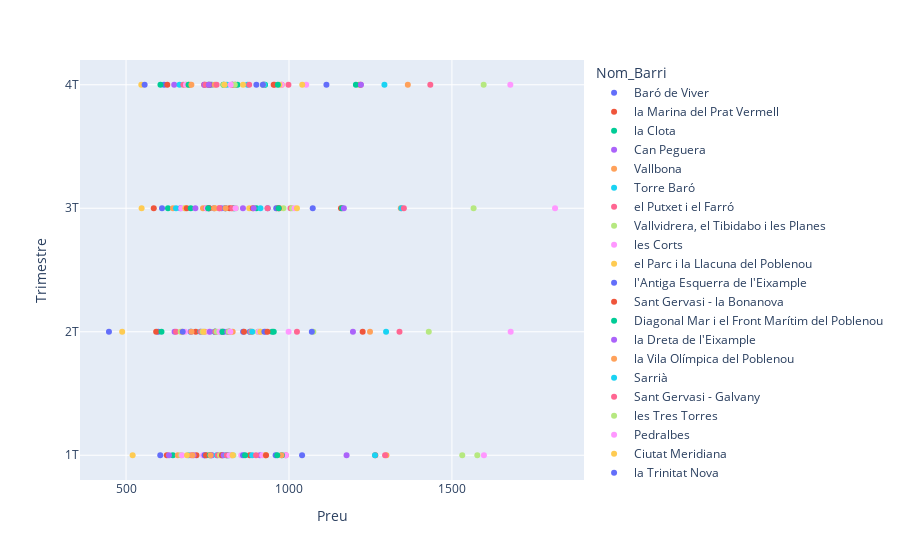

Here is the notebook cell this chart was saved with:
### Markdown cell above
**- Tres variables (Barri, Trimestre i Preu)**

### Code cell
copialloguerEurosmes= lloguerEurosmes.copy()#Faig una copia de la bdd per fer un nou dataset
copialloguerEurosmes= copialloguerEurosmes.loc[:, ["Preu","Trimestre","Nom_Barri"]].reset_index()
fig = px.scatter(copialloguerEurosmes, x="Preu", y="Trimestre", color="Nom_Barri")
fig.update_layout(yaxis=dict( 
    tickvals=[1, 2, 3, 4],
    ticktext=['1T', '2T', '3T', '4T'] ))#He posat aquesta funció perque m'agafava trimestres 1,5 2,5 i 3,5 perque agafi nomes els 4 valors
fig.show()

### Figure 1 — Plotly figure (JSON) as saved in the notebook; plotly's stock layout.template omitted (floating-point values rounded to 4 significant figures)
{"data": [{"hovertemplate": "Nom_Barri=Baró de Viver<br>Preu=%{x}<br>Trimestre=%{y}<extra></extra>", "legendgroup": "Baró de Viver", "marker": {"color": "#636efa", "symbol": "circle"}, "mode": "markers", "name": "Baró de Viver", "orientation": "v", "showlegend": true, "type": "scatter", "x": [null, null, 447.5, 616.7], "xaxis": "x", "y": [1, 3, 2, 4], "yaxis": "y"}, {"hovertemplate": "Nom_Barri=la Marina del Prat Vermell<br>Preu=%{x}<br>Trimestre=%{y}<extra></extra>", "legendgroup": "la Marina del Prat Vermell", "marker": {"color": "#EF553B", "symbol": "circle"}, "mode": "markers", "name": "la Marina del Prat Vermell", "orientation": "v", "showlegend": true, "type": "scatter", "x": [null, null, null, null], "xaxis": "x", "y": [2, 3, 1, 4], "yaxis": "y"}, {"hovertemplate": "Nom_Barri=la Clota<br>Preu=%{x}<br>Trimestre=%{y}<extra></extra>", "legendgroup": "la Clota", "marker": {"color": "#00cc96", "symbol": "circle"}, "mode": "markers", "name": "la Clota", "orientation": "v", "showlegend": true, "type": "scatter", "x": [null, null, null, null], "xaxis": "x", "y": [2, 3, 1, 4], "yaxis": "y"}, {"hovertemplate": "Nom_Barri=Can Peguera<br>Preu=%{x}<br>Trimestre=%{y}<extra></extra>", "legendgroup": "Can Peguera", "marker": {"color": "#ab63fa", "symbol": "circle"}, "mode": "markers", "name": "Can Peguera", "orientation": "v", "showlegend": true, "type": "scatter", "x": [null, null, null, null], "xaxis": "x", "y": [2, 3, 1, 4], "yaxis": "y"}, {"hovertemplate": "Nom_Barri=Vallbona<br>Preu=%{x}<br>Trimestre=%{y}<extra></extra>", "legendgroup": "Vallbona", "marker": {"color": "#FFA15A", "symbol": "circle"}, "mode": "markers", "name": "Vallbona", "orientation": "v", "showlegend": true, "type": "scatter", "x": [null, null, null, null], "xaxis": "x", "y": [3, 2, 1, 4], "yaxis": "y"}, {"hovertemplate": "Nom_Barri=Torre Baró<br>Preu=%{x}<br>Trimestre=%{y}<extra></extra>", "legendgroup": "Torre Baró", "marker": {"color": "#19d3f3", "symbol": "circle"}, "mode": "markers", "name": "Torre Baró", "orientation": "v", "showlegend": true, "type": "scatter", "x": [null, null, null, null], "xaxis": "x", "y": [3, 2, 1, 4], "yaxis": "y"}, {"hovertemplate": "Nom_Barri=el Putxet i el Farró<br>Preu=%{x}<br>Trimestre=%{y}<extra></extra>", "legendgroup": "el Putxet i el Farró", "marker": {"color": "#FF6692", "symbol": "circle"}, "mode": "markers", "name": "el Putxet i el Farró", "orientation": "v", "showlegend": true, "type": "scatter", "x": [1005.0, 1024.0, 990.1, 998.3], "xaxis": "x", "y": [3, 2, 1, 4], "yaxis": "y"}, {"hovertemplate": "Nom_Barri=Vallvidrera, el Tibidabo i les Planes<br>Preu=%{x}<br>Trimestre=%{y}<extra></extra>", "legendgroup": "Vallvidrera, el Tibidabo i les Planes", "marker": {"color": "#B6E880", "symbol": "circle"}, "mode": "markers", "name": "Vallvidrera, el Tibidabo i les Planes", "orientation": "v", "showlegend": true, "type": "scatter", "x": [1010.0, 1075.0, 1214.0, 1532.0], "xaxis": "x", "y": [3, 2, 4, 1], "yaxis": "y"}, {"hovertemplate": "Nom_Barri=les Corts<br>Preu=%{x}<br>Trimestre=%{y}<extra></extra>", "legendgroup": "les Corts", "marker": {"color": "#FF97FF", "symbol": "circle"}, "mode": "markers", "name": "les Corts", "orientation": "v", "showlegend": true, "type": "scatter", "x": [1017, 1053.0, 990.3, 998.8], "xaxis": "x", "y": [3, 4, 1, 2], "yaxis": "y"}, {"hovertemplate": "Nom_Barri=el Parc i la Llacuna del Poblenou<br>Preu=%{x}<br>Trimestre=%{y}<extra></extra>", "legendgroup": "el Parc i la Llacuna del Poblenou", "marker": {"color": "#FECB52", "symbol": "circle"}, "mode": "markers", "name": "el Parc i la Llacuna del Poblenou", "orientation": "v", "showlegend": true, "type": "scatter", "x": [1024.0, 1041.0, 911.1, 927.5], "xaxis": "x", "y": [3, 4, 2, 1], "yaxis": "y"}, {"hovertemplate": "Nom_Barri=l'Antiga Esquerra de l'Eixample<br>Preu=%{x}<br>Trimestre=%{y}<extra></extra>", "legendgroup": "l'Antiga Esquerra de l'Eixample", "marker": {"color": "#636efa", "symbol": "circle"}, "mode": "markers", "name": "l'Antiga Esquerra de l'Eixample", "orientation": "v", "showlegend": true, "type": "scatter", "x": [1040.0, 1070.0, 1073.0, 1115.0], "xaxis": "x", "y": [1, 2, 3, 4], "yaxis": "y"}, {"hovertemplate": "Nom_Barri=Sant Gervasi - la Bonanova<br>Preu=%{x}<br>Trimestre=%{y}<extra></extra>", "legendgroup": "Sant Gervasi - la Bonanova", "marker": {"color": "#EF553B", "symbol": "circle"}, "mode": "markers", "name": "Sant Gervasi - la Bonanova", "orientation": "v", "showlegend": true, "type": "scatter", "x": [1160.0, 1220.0, 1226.0, 1265.0], "xaxis": "x", "y": [3, 4, 2, 1], "yaxis": "y"}, {"hovertemplate": "Nom_Barri=Diagonal Mar i el Front Marítim del Poblenou<br>Preu=%{x}<br>Trimestre=%{y}<extra></extra>", "legendgroup": "Diagonal Mar i el Front Marítim del Poblenou", "marker": {"color": "#00cc96", "symbol": "circle"}, "mode": "markers", "name": "Diagonal Mar i el Front Marítim del Poblenou", "orientation": "v", "showlegend": true, "type": "scatter", "x": [1163.0, 1205.0, 948.3, 978.4], "xaxis": "x", "y": [3, 4, 2, 1], "yaxis": "y"}, {"hovertemplate": "Nom_Barri=la Dreta de l'Eixample<br>Preu=%{x}<br>Trimestre=%{y}<extra></extra>", "legendgroup": "la Dreta de l'Eixample", "marker": {"color": "#ab63fa", "symbol": "circle"}, "mode": "markers", "name": "la Dreta de l'Eixample", "orientation": "v", "showlegend": true, "type": "scatter", "x": [1168.0, 1177.0, 1196.0, 1221.0], "xaxis": "x", "y": [3, 1, 2, 4], "yaxis": "y"}, {"hovertemplate": "Nom_Barri=la Vila Olímpica del Poblenou<br>Preu=%{x}<br>Trimestre=%{y}<extra></extra>", "legendgroup": "la Vila Olímpica del Poblenou", "marker": {"color": "#FFA15A", "symbol": "circle"}, "mode": "markers", "name": "la Vila Olímpica del Poblenou", "orientation": "v", "showlegend": true, "type": "scatter", "x": [1249.0, 1299.0, 1343.0, 1365.0], "xaxis": "x", "y": [2, 1, 3, 4], "yaxis": "y"}, {"hovertemplate": "Nom_Barri=Sarrià<br>Preu=%{x}<br>Trimestre=%{y}<extra></extra>", "legendgroup": "Sarrià", "marker": {"color": "#19d3f3", "symbol": "circle"}, "mode": "markers", "name": "Sarrià", "orientation": "v", "showlegend": true, "type": "scatter", "x": [1264.0, 1293.0, 1298, 1345.0], "xaxis": "x", "y": [1, 4, 2, 3], "yaxis": "y"}, {"hovertemplate": "Nom_Barri=Sant Gervasi - Galvany<br>Preu=%{x}<br>Trimestre=%{y}<extra></extra>", "legendgroup": "Sant Gervasi - Galvany", "marker": {"color": "#FF6692", "symbol": "circle"}, "mode": "markers", "name": "Sant Gervasi - Galvany", "orientation": "v", "showlegend": true, "type": "scatter", "x": [1295.0, 1339.0, 1352.0, 1434.0], "xaxis": "x", "y": [1, 2, 3, 4], "yaxis": "y"}, {"hovertemplate": "Nom_Barri=les Tres Torres<br>Preu=%{x}<br>Trimestre=%{y}<extra></extra>", "legendgroup": "les Tres Torres", "marker": {"color": "#B6E880", "symbol": "circle"}, "mode": "markers", "name": "les Tres Torres", "orientation": "v", "showlegend": true, "type": "scatter", "x": [1429, 1566.0, 1578, 1597.0], "xaxis": "x", "y": [2, 3, 1, 4], "yaxis": "y"}, {"hovertemplate": "Nom_Barri=Pedralbes<br>Preu=%{x}<br>Trimestre=%{y}<extra></extra>", "legendgroup": "Pedralbes", "marker": {"color": "#FF97FF", "symbol": "circle"}, "mode": "markers", "name": "Pedralbes", "orientation": "v", "showlegend": true, "type": "scatter", "x": [1598.0, 1679.0, 1680.0, 1816.0], "xaxis": "x", "y": [1, 4, 2, 3], "yaxis": "y"}, {"hovertemplate": "Nom_Barri=Ciutat Meridiana<br>Preu=%{x}<br>Trimestre=%{y}<extra></extra>", "legendgroup": "Ciutat Meridiana", "marker": {"color": "#FECB52", "symbol": "circle"}, "mode": "markers", "name": "Ciutat Meridiana", "orientation": "v", "showlegend": true, "type": "scatter", "x": [488.1, 520.2, 546.8, 547.7], "xaxis": "x", "y": [2, 1, 4, 3], "yaxis": "y"}, {"hovertemplate": "Nom_Barri=la Trinitat Nova<br>Preu=%{x}<br>Trimestre=%{y}<extra></extra>", "legendgroup": "la Trinitat Nova", "marker": {"color": "#636efa", "symbol": "circle"}, "mode": "markers", "name": "la Trinitat Nova", "orientation": "v", "showlegend": true, "type": "scatter", "x": [557, 598.6, 605, 610.4], "xaxis": "x", "y": [4, 2, 1, 3], "yaxis": "y"}, {"hovertemplate": "Nom_Barri=la Trinitat Vella<br>Preu=%{x}<br>Trimestre=%{y}<extra></extra>", "legendgroup": "la Trinitat Vella", "marker": {"color": "#EF553B", "symbol": "circle"}, "mode": "markers", "name": "la Trinitat Vella", "orientation": "v", "showlegend": true, "type": "scatter", "x": [585, 592.4, 625.1, 626.6], "xaxis": "x", "y": [3, 2, 1, 4], "yaxis": "y"}, {"hovertemplate": "Nom_Barri=les Roquetes<br>Preu=%{x}<br>Trimestre=%{y}<extra></extra>", "legendgroup": "les Roquetes", "marker": {"color": "#00cc96", "symbol": "circle"}, "mode": "markers", "name": "les Roquetes", "orientation": "v", "showlegend": true, "type": "scatter", "x": [605.5, 608.7, 628.7, 643.6], "xaxis": "x", "y": [4, 2, 3, 1], "yaxis": "y"}, {"hovertemplate": "Nom_Barri=Verdun<br>Preu=%{x}<br>Trimestre=%{y}<extra></extra>", "legendgroup": "Verdun", "marker": {"color": "#ab63fa", "symbol": "circle"}, "mode": "markers", "name": "Verdun", "orientation": "v", "showlegend": true, "type": "scatter", "x": [631.6, 647.7, 648.9, 666.6], "xaxis": "x", "y": [1, 4, 2, 3], "yaxis": "y"}, {"hovertemplate": "Nom_Barri=el Bon Pastor<br>Preu=%{x}<br>Trimestre=%{y}<extra></extra>", "legendgroup": "el Bon Pastor", "marker": {"color": "#FFA15A", "symbol": "circle"}, "mode": "markers", "name": "el Bon Pastor", "orientation": "v", "showlegend": true, "type": "scatter", "x": [644.1, 658.9, 696.8, 741.9], "xaxis": "x", "y": [3, 1, 4, 2], "yaxis": "y"}, {"hovertemplate": "Nom_Barri=la Guineueta<br>Preu=%{x}<br>Trimestre=%{y}<extra></extra>", "legendgroup": "la Guineueta", "marker": {"color": "#19d3f3", "symbol": "circle"}, "mode": "markers", "name": "la Guineueta", "orientation": "v", "showlegend": true, "type": "scatter", "x": [653.2, 664.2, 691.6, 698.3], "xaxis": "x", "y": [3, 4, 1, 2], "yaxis": "y"}, {"hovertemplate": "Nom_Barri=Sant Genís dels Agudells<br>Preu=%{x}<br>Trimestre=%{y}<extra></extra>", "legendgroup": "Sant Genís dels Agudells", "marker": {"color": "#FF6692", "symbol": "circle"}, "mode": "markers", "name": "Sant Genís dels Agudells", "orientation": "v", "showlegend": true, "type": "scatter", "x": [653.5, 675.7, 700.5, 785.6], "xaxis": "x", "y": [2, 4, 1, 3], "yaxis": "y"}, {"hovertemplate": "Nom_Barri=el Carmel<br>Preu=%{x}<br>Trimestre=%{y}<extra></extra>", "legendgroup": "el Carmel", "marker": {"color": "#B6E880", "symbol": "circle"}, "mode": "markers", "name": "el Carmel", "orientation": "v", "showlegend": true, "type": "scatter", "x": [667.6, 668.8, 679.3, 683.8], "xaxis": "x", "y": [2, 1, 3, 4], "yaxis": "y"}, {"hovertemplate": "Nom_Barri=la Prosperitat<br>Preu=%{x}<br>Trimestre=%{y}<extra></extra>", "legendgroup": "la Prosperitat", "marker": {"color": "#FF97FF", "symbol": "circle"}, "mode": "markers", "name": "la Prosperitat", "orientation": "v", "showlegend": true, "type": "scatter", "x": [669.5, 671.8, 680.9, 683.9], "xaxis": "x", "y": [3, 1, 2, 4], "yaxis": "y"}, {"hovertemplate": "Nom_Barri=el Turó de la Peira<br>Preu=%{x}<br>Trimestre=%{y}<extra></extra>", "legendgroup": "el Turó de la Peira", "marker": {"color": "#FECB52", "symbol": "circle"}, "mode": "markers", "name": "el Turó de la Peira", "orientation": "v", "showlegend": true, "type": "scatter", "x": [671.8, 681.8, 687.2, 691.9], "xaxis": "x", "y": [2, 3, 1, 4], "yaxis": "y"}, {"hovertemplate": "Nom_Barri=Canyelles<br>Preu=%{x}<br>Trimestre=%{y}<extra></extra>", "legendgroup": "Canyelles", "marker": {"color": "#636efa", "symbol": "circle"}, "mode": "markers", "name": "Canyelles", "orientation": "v", "showlegend": true, "type": "scatter", "x": [673.8, 762.5, 763.3, 769.9], "xaxis": "x", "y": [2, 1, 4, 3], "yaxis": "y"}, {"hovertemplate": "Nom_Barri=la Teixonera<br>Preu=%{x}<br>Trimestre=%{y}<extra></extra>", "legendgroup": "la Teixonera", "marker": {"color": "#EF553B", "symbol": "circle"}, "mode": "markers", "name": "la Teixonera", "orientation": "v", "showlegend": true, "type": "scatter", "x": [686.3, 713.8, 716.1, 739.7], "xaxis": "x", "y": [3, 2, 1, 4], "yaxis": "y"}, {"hovertemplate": "Nom_Barri=la Marina de Port<br>Preu=%{x}<br>Trimestre=%{y}<extra></extra>", "legendgroup": "la Marina de Port", "marker": {"color": "#00cc96", "symbol": "circle"}, "mode": "markers", "name": "la Marina de Port", "orientation": "v", "showlegend": true, "type": "scatter", "x": [691.9, 698.5, 772.4, 810.6], "xaxis": "x", "y": [4, 3, 2, 1], "yaxis": "y"}, {"hovertemplate": "Nom_Barri=Porta<br>Preu=%{x}<br>Trimestre=%{y}<extra></extra>", "legendgroup": "Porta", "marker": {"color": "#ab63fa", "symbol": "circle"}, "mode": "markers", "name": "Porta", "orientation": "v", "showlegend": true, "type": "scatter", "x": [698.5, 707.2, 712.8, 740.4], "xaxis": "x", "y": [2, 1, 3, 4], "yaxis": "y"}, {"hovertemplate": "Nom_Barri=el Besòs i el Maresme<br>Preu=%{x}<br>Trimestre=%{y}<extra></extra>", "legendgroup": "el Besòs i el Maresme", "marker": {"color": "#FFA15A", "symbol": "circle"}, "mode": "markers", "name": "el Besòs i el Maresme", "orientation": "v", "showlegend": true, "type": "scatter", "x": [700.5, 700.8, 704.2, 736.1], "xaxis": "x", "y": [4, 2, 1, 3], "yaxis": "y"}, {"hovertemplate": "Nom_Barri=la Verneda i la Pau<br>Preu=%{x}<br>Trimestre=%{y}<extra></extra>", "legendgroup": "la Verneda i la Pau", "marker": {"color": "#19d3f3", "symbol": "circle"}, "mode": "markers", "name": "la Verneda i la Pau", "orientation": "v", "showlegend": true, "type": "scatter", "x": [728.2, 740.8, 752, 752.9], "xaxis": "x", "y": [2, 1, 4, 3], "yaxis": "y"}, {"hovertemplate": "Nom_Barri=Montbau<br>Preu=%{x}<br>Trimestre=%{y}<extra></extra>", "legendgroup": "Montbau", "marker": {"color": "#FF6692", "symbol": "circle"}, "mode": "markers", "name": "Montbau", "orientation": "v", "showlegend": true, "type": "scatter", "x": [729.9, 741.4, 744.2, 745.9], "xaxis": "x", "y": [2, 1, 4, 3], "yaxis": "y"}, {"hovertemplate": "Nom_Barri=Horta<br>Preu=%{x}<br>Trimestre=%{y}<extra></extra>", "legendgroup": "Horta", "marker": {"color": "#B6E880", "symbol": "circle"}, "mode": "markers", "name": "Horta", "orientation": "v", "showlegend": true, "type": "scatter", "x": [734.9, 747.4, 754.9, 760.4], "xaxis": "x", "y": [2, 1, 3, 4], "yaxis": "y"}, {"hovertemplate": "Nom_Barri=Vilapicina i la Torre Llobeta<br>Preu=%{x}<br>Trimestre=%{y}<extra></extra>", "legendgroup": "Vilapicina i la Torre Llobeta", "marker": {"color": "#FF97FF", "symbol": "circle"}, "mode": "markers", "name": "Vilapicina i la Torre Llobeta", "orientation": "v", "showlegend": true, "type": "scatter", "x": [736.5, 747.5, 754.4, 803.7], "xaxis": "x", "y": [1, 3, 2, 4], "yaxis": "y"}, {"hovertemplate": "Nom_Barri=la Sagrera<br>Preu=%{x}<br>Trimestre=%{y}<extra></extra>", "legendgroup": "la Sagrera", "marker": {"color": "#FECB52", "symbol": "circle"}, "mode": "markers", "name": "la Sagrera", "orientation": "v", "showlegend": true, "type": "scatter", "x": [737.4, 759.3, 772.8, 798.6], "xaxis": "x", "y": [2, 1, 3, 4], "yaxis": "y"}, {"hovertemplate": "Nom_Barri=Can Baró<br>Preu=%{x}<br>Trimestre=%{y}<extra></extra>", "legendgroup": "Can Baró", "marker": {"color": "#636efa", "symbol": "circle"}, "mode": "markers", "name": "Can Baró", "orientation": "v", "showlegend": true, "type": "scatter", "x": [741.1, 753.7, 757.7, 773.5], "xaxis": "x", "y": [1, 3, 4, 2], "yaxis": "y"}, {"hovertemplate": "Nom_Barri=el Coll<br>Preu=%{x}<br>Trimestre=%{y}<extra></extra>", "legendgroup": "el Coll", "marker": {"color": "#EF553B", "symbol": "circle"}, "mode": "markers", "name": "el Coll", "orientation": "v", "showlegend": true, "type": "scatter", "x": [745.4, 754.5, 755.5, 796.8], "xaxis": "x", "y": [1, 4, 3, 2], "yaxis": "y"}, {"hovertemplate": "Nom_Barri=el Congrés i els Indians<br>Preu=%{x}<br>Trimestre=%{y}<extra></extra>", "legendgroup": "el Congrés i els Indians", "marker": {"color": "#00cc96", "symbol": "circle"}, "mode": "markers", "name": "el Congrés i els Indians", "orientation": "v", "showlegend": true, "type": "scatter", "x": [751.9, 756.9, 791.3, 799.2], "xaxis": "x", "y": [3, 1, 2, 4], "yaxis": "y"}, {"hovertemplate": "Nom_Barri=Sant Andreu<br>Preu=%{x}<br>Trimestre=%{y}<extra></extra>", "legendgroup": "Sant Andreu", "marker": {"color": "#ab63fa", "symbol": "circle"}, "mode": "markers", "name": "Sant Andreu", "orientation": "v", "showlegend": true, "type": "scatter", "x": [754, 757.2, 762.5, 792.9], "xaxis": "x", "y": [4, 2, 1, 3], "yaxis": "y"}, {"hovertemplate": "Nom_Barri=el Raval<br>Preu=%{x}<br>Trimestre=%{y}<extra></extra>", "legendgroup": "el Raval", "marker": {"color": "#FFA15A", "symbol": "circle"}, "mode": "markers", "name": "el Raval", "orientation": "v", "showlegend": true, "type": "scatter", "x": [759.2, 770.5, 772.8, 774.2], "xaxis": "x", "y": [1, 3, 4, 2], "yaxis": "y"}, {"hovertemplate": "Nom_Barri=Hostafrancs<br>Preu=%{x}<br>Trimestre=%{y}<extra></extra>", "legendgroup": "Hostafrancs", "marker": {"color": "#19d3f3", "symbol": "circle"}, "mode": "markers", "name": "Hostafrancs", "orientation": "v", "showlegend": true, "type": "scatter", "x": [772.8, 778.4, 804.6, 809.5], "xaxis": "x", "y": [2, 1, 3, 4], "yaxis": "y"}, {"hovertemplate": "Nom_Barri=el Poble Sec<br>Preu=%{x}<br>Trimestre=%{y}<extra></extra>", "legendgroup": "el Poble Sec", "marker": {"color": "#FF6692", "symbol": "circle"}, "mode": "markers", "name": "el Poble Sec", "orientation": "v", "showlegend": true, "type": "scatter", "x": [773.7, 777.9, 781.6, 787], "xaxis": "x", "y": [2, 4, 1, 3], "yaxis": "y"}, {"hovertemplate": "Nom_Barri=Sants - Badal<br>Preu=%{x}<br>Trimestre=%{y}<extra></extra>", "legendgroup": "Sants - Badal", "marker": {"color": "#B6E880", "symbol": "circle"}, "mode": "markers", "name": "Sants - Badal", "orientation": "v", "showlegend": true, "type": "scatter", "x": [778.1, 788.1, 800, 805.9], "xaxis": "x", "y": [2, 1, 4, 3], "yaxis": "y"}, {"hovertemplate": "Nom_Barri=el Clot<br>Preu=%{x}<br>Trimestre=%{y}<extra></extra>", "legendgroup": "el Clot", "marker": {"color": "#FF97FF", "symbol": "circle"}, "mode": "markers", "name": "el Clot", "orientation": "v", "showlegend": true, "type": "scatter", "x": [786.4, 822.2, 833.8, 853.6], "xaxis": "x", "y": [2, 3, 4, 1], "yaxis": "y"}, {"hovertemplate": "Nom_Barri=el Guinardó<br>Preu=%{x}<br>Trimestre=%{y}<extra></extra>", "legendgroup": "el Guinardó", "marker": {"color": "#FECB52", "symbol": "circle"}, "mode": "markers", "name": "el Guinardó", "orientation": "v", "showlegend": true, "type": "scatter", "x": [791.7, 802.6, 818.2, 823.6], "xaxis": "x", "y": [1, 4, 2, 3], "yaxis": "y"}, {"hovertemplate": "Nom_Barri=Sant Martí de Provençals<br>Preu=%{x}<br>Trimestre=%{y}<extra></extra>", "legendgroup": "Sant Martí de Provençals", "marker": {"color": "#636efa", "symbol": "circle"}, "mode": "markers", "name": "Sant Martí de Provençals", "orientation": "v", "showlegend": true, "type": "scatter", "x": [794.6, 799.7, 804.2, 826.2], "xaxis": "x", "y": [1, 2, 3, 4], "yaxis": "y"}, {"hovertemplate": "Nom_Barri=la Font d'en Fargues<br>Preu=%{x}<br>Trimestre=%{y}<extra></extra>", "legendgroup": "la Font d'en Fargues", "marker": {"color": "#EF553B", "symbol": "circle"}, "mode": "markers", "name": "la Font d'en Fargues", "orientation": "v", "showlegend": true, "type": "scatter", "x": [795, 817.3, 817.7, 835.3], "xaxis": "x", "y": [1, 3, 2, 4], "yaxis": "y"}, {"hovertemplate": "Nom_Barri=el Camp de l'Arpa del Clot<br>Preu=%{x}<br>Trimestre=%{y}<extra></extra>", "legendgroup": "el Camp de l'Arpa del Clot", "marker": {"color": "#00cc96", "symbol": "circle"}, "mode": "markers", "name": "el Camp de l'Arpa del Clot", "orientation": "v", "showlegend": true, "type": "scatter", "x": [795.6, 814.5, 830.8, 842.1], "xaxis": "x", "y": [2, 1, 3, 4], "yaxis": "y"}, {"hovertemplate": "Nom_Barri=la Font de la Guatlla<br>Preu=%{x}<br>Trimestre=%{y}<extra></extra>", "legendgroup": "la Font de la Guatlla", "marker": {"color": "#ab63fa", "symbol": "circle"}, "mode": "markers", "name": "la Font de la Guatlla", "orientation": "v", "showlegend": true, "type": "scatter", "x": [799.5, 810.8, 827.2, 858.7], "xaxis": "x", "y": [1, 2, 4, 3], "yaxis": "y"}, {"hovertemplate": "Nom_Barri=Navas<br>Preu=%{x}<br>Trimestre=%{y}<extra></extra>", "legendgroup": "Navas", "marker": {"color": "#FFA15A", "symbol": "circle"}, "mode": "markers", "name": "Navas", "orientation": "v", "showlegend": true, "type": "scatter", "x": [805.3, 824.2, 825.4, 827.2], "xaxis": "x", "y": [3, 1, 4, 2], "yaxis": "y"}, {"hovertemplate": "Nom_Barri=la Bordeta<br>Preu=%{x}<br>Trimestre=%{y}<extra></extra>", "legendgroup": "la Bordeta", "marker": {"color": "#19d3f3", "symbol": "circle"}, "mode": "markers", "name": "la Bordeta", "orientation": "v", "showlegend": true, "type": "scatter", "x": [807.6, 815.4, 832.5, 872.5], "xaxis": "x", "y": [1, 2, 3, 4], "yaxis": "y"}, {"hovertemplate": "Nom_Barri=la Barceloneta<br>Preu=%{x}<br>Trimestre=%{y}<extra></extra>", "legendgroup": "la Barceloneta", "marker": {"color": "#FF6692", "symbol": "circle"}, "mode": "markers", "name": "la Barceloneta", "orientation": "v", "showlegend": true, "type": "scatter", "x": [808.9, 814.8, 826, 877.9], "xaxis": "x", "y": [1, 2, 3, 4], "yaxis": "y"}, {"hovertemplate": "Nom_Barri=Sants<br>Preu=%{x}<br>Trimestre=%{y}<extra></extra>", "legendgroup": "Sants", "marker": {"color": "#B6E880", "symbol": "circle"}, "mode": "markers", "name": "Sants", "orientation": "v", "showlegend": true, "type": "scatter", "x": [815.4, 829.1, 833.7, 836.7], "xaxis": "x", "y": [2, 1, 4, 3], "yaxis": "y"}, {"hovertemplate": "Nom_Barri=el Baix Guinardó<br>Preu=%{x}<br>Trimestre=%{y}<extra></extra>", "legendgroup": "el Baix Guinardó", "marker": {"color": "#FF97FF", "symbol": "circle"}, "mode": "markers", "name": "el Baix Guinardó", "orientation": "v", "showlegend": true, "type": "scatter", "x": [817.3, 820.2, 821, 836.3], "xaxis": "x", "y": [1, 2, 4, 3], "yaxis": "y"}, {"hovertemplate": "Nom_Barri=la Vall d'Hebron<br>Preu=%{x}<br>Trimestre=%{y}<extra></extra>", "legendgroup": "la Vall d'Hebron", "marker": {"color": "#FECB52", "symbol": "circle"}, "mode": "markers", "name": "la Vall d'Hebron", "orientation": "v", "showlegend": true, "type": "scatter", "x": [827, 859.1, 878.1, 884.2], "xaxis": "x", "y": [1, 4, 3, 2], "yaxis": "y"}, {"hovertemplate": "Nom_Barri=la Salut<br>Preu=%{x}<br>Trimestre=%{y}<extra></extra>", "legendgroup": "la Salut", "marker": {"color": "#636efa", "symbol": "circle"}, "mode": "markers", "name": "la Salut", "orientation": "v", "showlegend": true, "type": "scatter", "x": [859.1, 859.2, 899.9, 934.6], "xaxis": "x", "y": [1, 2, 4, 3], "yaxis": "y"}, {"hovertemplate": "Nom_Barri=Sant Pere, Santa Caterina i la Ribera<br>Preu=%{x}<br>Trimestre=%{y}<extra></extra>", "legendgroup": "Sant Pere, Santa Caterina i la Ribera", "marker": {"color": "#EF553B", "symbol": "circle"}, "mode": "markers", "name": "Sant Pere, Santa Caterina i la Ribera", "orientation": "v", "showlegend": true, "type": "scatter", "x": [862.1, 879.4, 889.1, 922.8], "xaxis": "x", "y": [2, 1, 3, 4], "yaxis": "y"}, {"hovertemplate": "Nom_Barri=el Camp d'en Grassot i Gràcia Nova<br>Preu=%{x}<br>Trimestre=%{y}<extra></extra>", "legendgroup": "el Camp d'en Grassot i Gràcia Nova", "marker": {"color": "#00cc96", "symbol": "circle"}, "mode": "markers", "name": "el Camp d'en Grassot i Gràcia Nova", "orientation": "v", "showlegend": true, "type": "scatter", "x": [865.3, 880.1, 899.7, 926.5], "xaxis": "x", "y": [1, 2, 3, 4], "yaxis": "y"}, {"hovertemplate": "Nom_Barri=la Vila de Gràcia<br>Preu=%{x}<br>Trimestre=%{y}<extra></extra>", "legendgroup": "la Vila de Gràcia", "marker": {"color": "#ab63fa", "symbol": "circle"}, "mode": "markers", "name": "la Vila de Gràcia", "orientation": "v", "showlegend": true, "type": "scatter", "x": [881, 891.6, 910.6, 920.9], "xaxis": "x", "y": [2, 3, 1, 4], "yaxis": "y"}, {"hovertemplate": "Nom_Barri=Provençals del Poblenou<br>Preu=%{x}<br>Trimestre=%{y}<extra></extra>", "legendgroup": "Provençals del Poblenou", "marker": {"color": "#FFA15A", "symbol": "circle"}, "mode": "markers", "name": "Provençals del Poblenou", "orientation": "v", "showlegend": true, "type": "scatter", "x": [884.8, 962.7, 976.7, 977.8], "xaxis": "x", "y": [2, 3, 1, 4], "yaxis": "y"}, {"hovertemplate": "Nom_Barri=la Sagrada Família<br>Preu=%{x}<br>Trimestre=%{y}<extra></extra>", "legendgroup": "la Sagrada Família", "marker": {"color": "#19d3f3", "symbol": "circle"}, "mode": "markers", "name": "la Sagrada Família", "orientation": "v", "showlegend": true, "type": "scatter", "x": [887.1, 887.4, 912.4, 924.4], "xaxis": "x", "y": [1, 2, 3, 4], "yaxis": "y"}, {"hovertemplate": "Nom_Barri=Sant Antoni<br>Preu=%{x}<br>Trimestre=%{y}<extra></extra>", "legendgroup": "Sant Antoni", "marker": {"color": "#FF6692", "symbol": "circle"}, "mode": "markers", "name": "Sant Antoni", "orientation": "v", "showlegend": true, "type": "scatter", "x": [898.7, 928.8, 934.3, 955.7], "xaxis": "x", "y": [1, 2, 3, 4], "yaxis": "y"}, {"hovertemplate": "Nom_Barri=la Maternitat i Sant Ramon<br>Preu=%{x}<br>Trimestre=%{y}<extra></extra>", "legendgroup": "la Maternitat i Sant Ramon", "marker": {"color": "#B6E880", "symbol": "circle"}, "mode": "markers", "name": "la Maternitat i Sant Ramon", "orientation": "v", "showlegend": true, "type": "scatter", "x": [904.8, 920.6, 927.3, 982.9], "xaxis": "x", "y": [2, 4, 1, 3], "yaxis": "y"}, {"hovertemplate": "Nom_Barri=el Fort Pienc<br>Preu=%{x}<br>Trimestre=%{y}<extra></extra>", "legendgroup": "el Fort Pienc", "marker": {"color": "#FF97FF", "symbol": "circle"}, "mode": "markers", "name": "el Fort Pienc", "orientation": "v", "showlegend": true, "type": "scatter", "x": [907.1, 918, 970.2, 976.9], "xaxis": "x", "y": [2, 1, 3, 4], "yaxis": "y"}, {"hovertemplate": "Nom_Barri=el Poblenou<br>Preu=%{x}<br>Trimestre=%{y}<extra></extra>", "legendgroup": "el Poblenou", "marker": {"color": "#FECB52", "symbol": "circle"}, "mode": "markers", "name": "el Poblenou", "orientation": "v", "showlegend": true, "type": "scatter", "x": [912.4, 928.5, 970.7, 971.3], "xaxis": "x", "y": [2, 1, 4, 3], "yaxis": "y"}, {"hovertemplate": "Nom_Barri=Vallcarca i els Penitents<br>Preu=%{x}<br>Trimestre=%{y}<extra></extra>", "legendgroup": "Vallcarca i els Penitents", "marker": {"color": "#636efa", "symbol": "circle"}, "mode": "markers", "name": "Vallcarca i els Penitents", "orientation": "v", "showlegend": true, "type": "scatter", "x": [920.1, 924.5, 959, 961], "xaxis": "x", "y": [4, 2, 1, 3], "yaxis": "y"}, {"hovertemplate": "Nom_Barri=el Barri Gòtic<br>Preu=%{x}<br>Trimestre=%{y}<extra></extra>", "legendgroup": "el Barri Gòtic", "marker": {"color": "#EF553B", "symbol": "circle"}, "mode": "markers", "name": "el Barri Gòtic", "orientation": "v", "showlegend": true, "type": "scatter", "x": [929.6, 934.1, 953, 968.4], "xaxis": "x", "y": [1, 2, 4, 3], "yaxis": "y"}, {"hovertemplate": "Nom_Barri=la Nova Esquerra de l'Eixample<br>Preu=%{x}<br>Trimestre=%{y}<extra></extra>", "legendgroup": "la Nova Esquerra de l'Eixample", "marker": {"color": "#00cc96", "symbol": "circle"}, "mode": "markers", "name": "la Nova Esquerra de l'Eixample", "orientation": "v", "showlegend": true, "type": "scatter", "x": [953.3, 964, 965.9, 968.6], "xaxis": "x", "y": [2, 1, 4, 3], "yaxis": "y"}], "layout": {"legend": {"title": {"text": "Nom_Barri"}, "tracegroupgap": 0}, "margin": {"t": 60}, "xaxis": {"anchor": "y", "domain": [0, 1], "title": {"text": "Preu"}}, "yaxis": {"anchor": "x", "domain": [0, 1], "ticktext": ["1T", "2T", "3T", "4T"], "tickvals": [1, 2, 3, 4], "title": {"text": "Trimestre"}}}}
